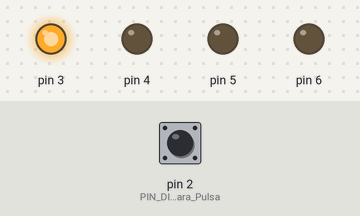
Recording of a sketch running on a simulated Arduino Uno, built with avr-gcc and run on an emulated ATmega328P. Parts: output pins drawn as LEDs (lit = HIGH). The test bench sets the inputs (shaded band); at power-on: pin 2 (PIN_DIGITAL_D2_para_Pulsa) HIGH.

Above: at 1.2 s.
1.3 s: pin 2 (PIN_DIGITAL_D2_para_Pulsa) pulled LOW for 0.15 s
At 2.1 s:
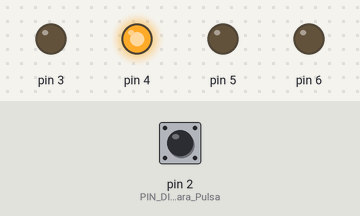
2.9 s: pin 2 (PIN_DIGITAL_D2_para_Pulsa) pulled LOW for 0.15 s
At 3.4 s:
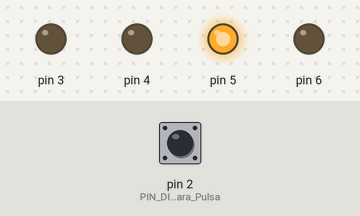
4.5 s: pin 2 (PIN_DIGITAL_D2_para_Pulsa) pulled LOW for 0.15 s
At 5.8 s:
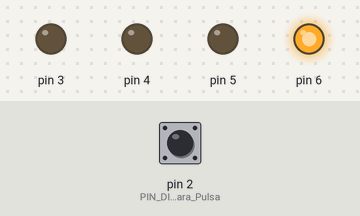
6.1 s: pin 2 (PIN_DIGITAL_D2_para_Pulsa) pulled LOW for 1 s
At 8.2 s:
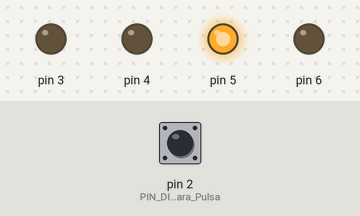
8.6 s: pin 2 (PIN_DIGITAL_D2_para_Pulsa) pulled LOW for 3.2 s
At 13.1 s:
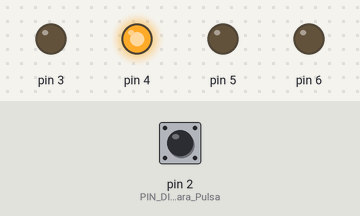
Timing chart, 0 to 14.3 s (numbered marks = the images above; inputs shaded):
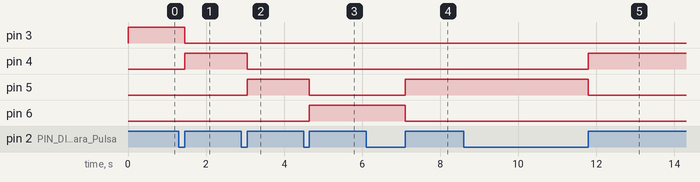

Measured:
- after the input at 1.3 s, pin 3: HIGH → LOW after 0.15 s; pin 4: LOW → HIGH after 0.15 s
- after the input at 2.9 s, pin 4: HIGH → LOW after 0.15 s; pin 5: LOW → HIGH after 0.15 s
- after the input at 4.5 s, pin 5: HIGH → LOW after 0.15 s; pin 6: LOW → HIGH after 0.15 s
- after the input at 6.1 s, pin 5: LOW → HIGH after 1.0 s; pin 6: HIGH → LOW after 1.0 s
- after the input at 8.6 s, pin 4: LOW → HIGH after 3.2 s; pin 5: HIGH → LOW after 3.2 s

The sketch:

PoteButton.ino
```cpp
//Fuente Original: https://www.programmingelectronics.com/make-one-button-functionality-two-arduino/
//Adaptado por fernando-inf@hotmail.com
//Potenciometro en Pulsador Digital=
//Al apretar y soltar rápido el Valor de la Variable (Velocity) se incrementa.
//Al apretar 500ms (o mas tiempo) y soltar, el Valor de la Variable decrece.


//#include <MIDI.h>
//MIDI_CREATE_DEFAULT_INSTANCE();

float tiempo_transcurrido = 0;//Inicia en 0
int intervalo1 = 5;
int intervalo2 = 500;
int Velocity = 0; //El valor inicial deberia obtenerse mediante MIDI Input (señal recibida del Software) al seleccionar un preset, en caso de aplicarlo se esa forma borrar "= 0".
const int VelocityMax = 3;
//const int Ch = 1; //Canal MIDI= 1

void PoteButton()
{
  while (digitalRead (2) == LOW) {
    delay(50);
    tiempo_transcurrido = tiempo_transcurrido + 50;
  }

  if (tiempo_transcurrido >= intervalo2)
  {
    Velocity--; if (Velocity < 0) Velocity = VelocityMax;
    //MIDI.sendControlChange(51, Velocity, Ch); //(CC, Valor, Canal)
    for (int i = 0; i <= 3; i++) {
      if (Velocity == i) {
        digitalWrite(i + 3, HIGH);
      }  else {
        digitalWrite(i + 3, LOW);
      }
    }

  }
  else if (tiempo_transcurrido >= intervalo1)
  {
    Velocity++; if (Velocity > VelocityMax) Velocity = 0;
    //MIDI.sendControlChange(51, Velocity, Ch);//(CC, Valor, Canal)
    for (int i = 0; i <= 3; i++) {
      if (Velocity == i) {
        digitalWrite(i + 3, HIGH);
      }  else {
        digitalWrite(i + 3, LOW);
      }
    }
  }
  tiempo_transcurrido = 0; //Reinicia el tiempo transcurrido a 0
}

void setup()
{
  //MIDI.begin(MIDI_CHANNEL_OMNI);//MIDI_CHANNEL_OMNI= Lee los mensajes de todos los Canales, si esta vacio solo lee el Canal 1 en MIDI IN.
  //Serial.begin(115200); // Si conecta directo a MIDI - sin puerto serial: 31250
  pinMode(2, INPUT_PULLUP);//PIN DIGITAL D2 para Pulsador
  for (int i = 3; i <= 6; i++) {
    pinMode(i, OUTPUT); //PINES DIGITALES para LEDs: D3 a D6
  }

}

void loop()
{
  if (Velocity == 0) {
    digitalWrite(3, HIGH); //Inicio
  }
  PoteButton();
}
```
